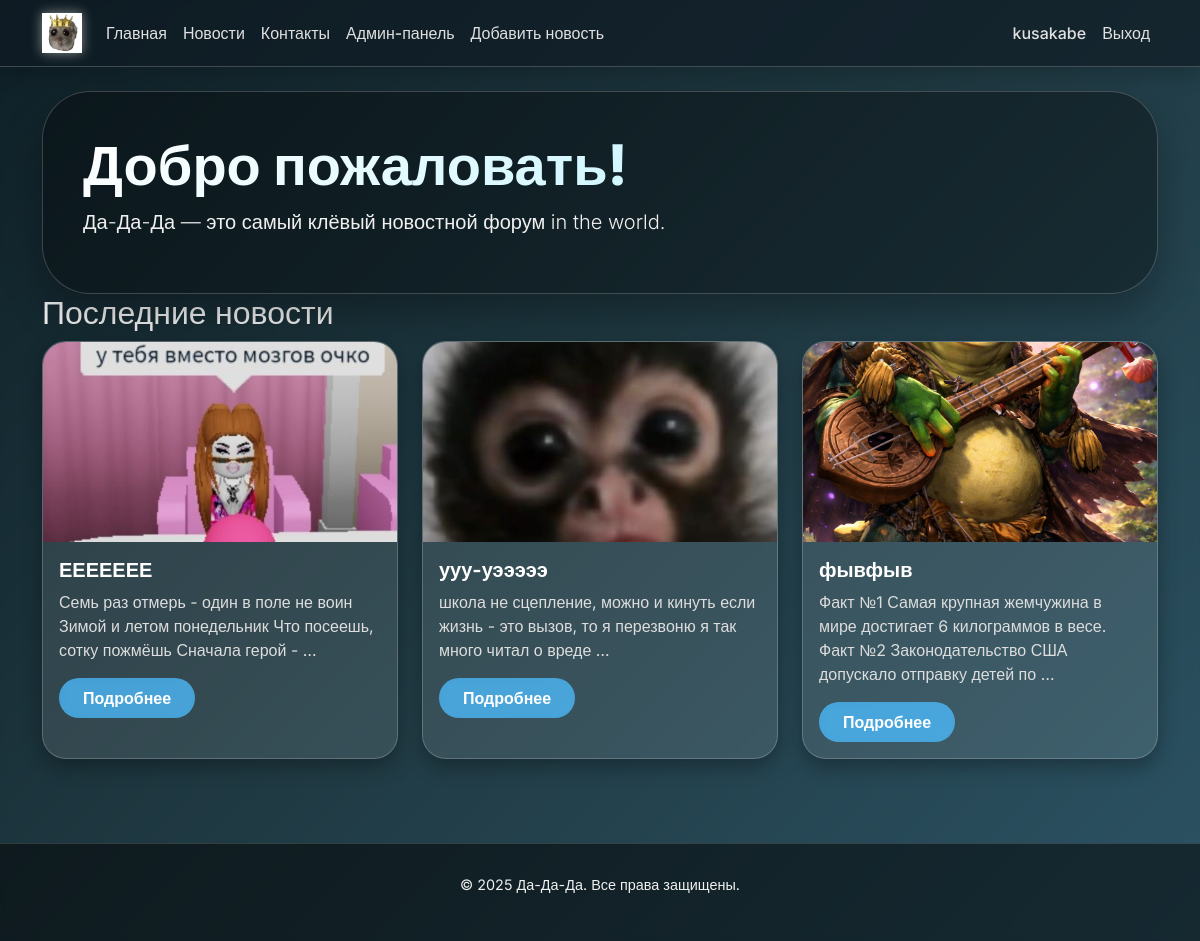
The app's page / (signed in) with its own data.
### news/models.py (models this page shows, shortened)
class News(models.Model):
    title = models.CharField(max_length=200, verbose_name='Заголовок')
    content = models.TextField(verbose_name='Содержание')
    author = models.ForeignKey(User, on_delete=models.CASCADE, verbose_name='Автор')
    pub_date = models.DateTimeField(default=timezone.now, verbose_name='Дата публикации')
    image = models.ImageField(upload_to='news_images/', blank=True, null=True, verbose_name='Изображение')
    class Meta:
        ordering = ['-pub_date']
        verbose_name = 'Новость'
        verbose_name_plural = 'Новости'

### news/views.py (the view)
# urls.py: path('', views.home, name='home'),
def home(request):
    latest_news = News.objects.all()[:3]
    return render(request, 'news/home.html', {'latest_news': latest_news})

### templates/news/home.html (shortened to what this page needs)
{% extends 'base.html' %}
{% block content %}
<div class="jumbotron">
    <h1 class="display-4">Добро пожаловать!</h1>
    <p class="lead">Да-Да-Да — это самый клёвый новостной форум in the world.</p>
</div>
<h2>Последние новости</h2>
<div class="row">
    {% for news in latest_news %}
        <div class="col-md-4 mb-4">
            <div class="card h-100">
                {% if news.image %}
                    <img src="{{ news.image.url }}" class="card-img-top" style="height: 200px; object-fit: cover;">
                {% endif %}
                <div class="card-body">
                    <h5 class="card-title">{{ news.title }}</h5>
                    <p class="card-text">{{ news.content|truncatewords:20 }}</p>
                    <a href="{% url 'news_detail' news.id %}" class="btn btn-primary">Подробнее</a>
                </div>
            </div>
        </div>
    {% empty %}
        <p>Новостей пока нет.</p>
    {% endfor %}
</div>
{% endblock %}

### templates/base.html (shortened to what this page needs)
<!DOCTYPE html>
<html lang="ru">
<head>
    <link href="https://cdn.jsdelivr.net/npm/bootstrap@5.3.0-alpha1/dist/css/bootstrap.min.css" rel="stylesheet">
    {% load static %}
    <link rel="stylesheet" href="{% static 'css/liquid_glass.css' %}">
</head>
<body>
    <nav class="navbar navbar-expand-lg navbar-dark bg-dark">
        <div class="container">
            <a class="navbar-brand" href="{% url 'home' %}">
                <img src="{% static 'logo.jpg' %}" alt="Логотип" height="40">
            </a>
            <div class="collapse navbar-collapse" id="navbarNav">
                <ul class="navbar-nav me-auto">
                    <li class="nav-item"><a class="nav-link" href="{% url 'home' %}">Главная</a></li>
                    <li class="nav-item"><a class="nav-link" href="{% url 'news_list' %}">Новости</a></li>
                    <li class="nav-item"><a class="nav-link" href="{% url 'contacts' %}">Контакты</a></li>
                    {% if user.is_authenticated and user.is_staff %}
                        <li class="nav-item"><a class="nav-link" href="{% url 'admin:index' %}">Админ-панель</a></li>
                    {% endif %}
                    {% if user.is_authenticated and user.is_staff %}
                        <li class="nav-item"><a class="nav-link" href="{% url 'news_create' %}">Добавить новость</a></li>
                    {% endif %}
                </ul>
                <ul class="navbar-nav">
                    {% if user.is_authenticated %}
                        <li class="nav-item"><a class="nav-link" href="{% url 'profile' %}">{{ user.username }}</a></li>
                        <li class="nav-item"><a class="nav-link" href="{% url 'logout' %}">Выход</a></li>
                    {% else %}
                        <li class="nav-item"><a class="nav-link" href="{% url 'login' %}">Вход</a></li>
                        <li class="nav-item"><a class="nav-link" href="{% url 'register' %}">Регистрация</a></li>
                    {% endif %}
                </ul>
            </div>
        </div>
    </nav>
    <div class="container mt-4">
        {% block content %}{% endblock %}
    </div>
    <footer>
        <p>© 2025 Да-Да-Да. Все права защищены.</p>
    </footer>
</body>
</html>

### news/static/css/liquid_glass.css (style rules this page uses)
* { margin: 0; padding: 0; box-sizing: border-box; }
body { font-family: 'Inter', sans-serif; background: linear-gradient(135deg, #0f2027, #203a43, #2c5364); background-attachment: fixed; color: #f0f0f0; line-height: 1.5; backdrop-filter: blur(2px); }
.navbar { background: rgba(15, 25, 35, 0.65) !important; backdrop-filter: blur(12px); border-bottom: 1px solid rgba(255, 255, 255, 0.2); box-shadow: 0 8px 20px rgba(0, 0, 0, 0.2); }
.navbar .nav-link { color: #e0e0e0 !important; font-weight: 500; transition: all 0.3s ease; position: relative; }
.navbar-brand img { filter: drop-shadow(0 0 6px rgba(255,255,240,0.5)); transition: transform 0.2s; }
.card { background: rgba(255, 255, 255, 0.1) !important; backdrop-filter: blur(10px); border-radius: 24px !important; border: 1px solid rgba(255, 255, 255, 0.2); box-shadow: 0 8px 20px rgba(0, 0, 0, 0.3); transition: all 0.35s cubic-bezier(0.2, 0.9, 0.4, 1.1); overflow: hidden; }
.card-title { color: #ffffff; font-weight: 700; }
.card-text, .text-muted { color: #ddd !important; }
.btn-primary { background: rgba(72, 187, 255, 0.75) !important; border: none; backdrop-filter: blur(4px); border-radius: 40px; padding: 8px 24px; font-weight: 600; transition: 0.25s; }
.btn, button, .btn-secondary, .btn-warning, .btn-danger { border-radius: 40px !important; font-weight: 600; transition: 0.2s; }
.jumbotron { background: rgba(0, 0, 0, 0.35); backdrop-filter: blur(15px); border-radius: 48px; padding: 2.5rem !important; border: 1px solid rgba(255,255,255,0.2); box-shadow: 0 20px 40px rgba(0,0,0,0.3); }
.display-4 { font-weight: 800; background: linear-gradient(135deg, #fff, #aaf0ff); -webkit-background-clip: text; background-clip: text; color: transparent; text-shadow: none; }
a { color: #b8e1ff; text-decoration: none; }
footer { background: rgba(0, 0, 0, 0.5); backdrop-filter: blur(12px); border-top: 1px solid rgba(255,255,255,0.15); margin-top: 60px; padding: 30px 0; text-align: center; font-size: 0.9rem; }

### templates/base.html (style rules this page uses)
.card-img-top { height: 200px; object-fit: cover; }

### records on screen
News: image (picture), title "ЕЕЕЕЕЕЕ", content "Семь раз отмерь - один в поле не воин Зимой и летом понедельник Что посеешь, сотку пожмёшь Сначала герой - …"
News: image (picture), title "ууу-уэээээ", content "школа не сцепление, можно и кинуть если жизнь - это вызов, то я перезвоню я так много читал о вреде …"
News: image (picture), title "фывфыв", content "Факт №1 Самая крупная жемчужина в мире достигает 6 килограммов в весе. Факт №2 Законодательство США допускало отправку детей по …"

### other values on screen
{{ user.username }} "kusakabe"
